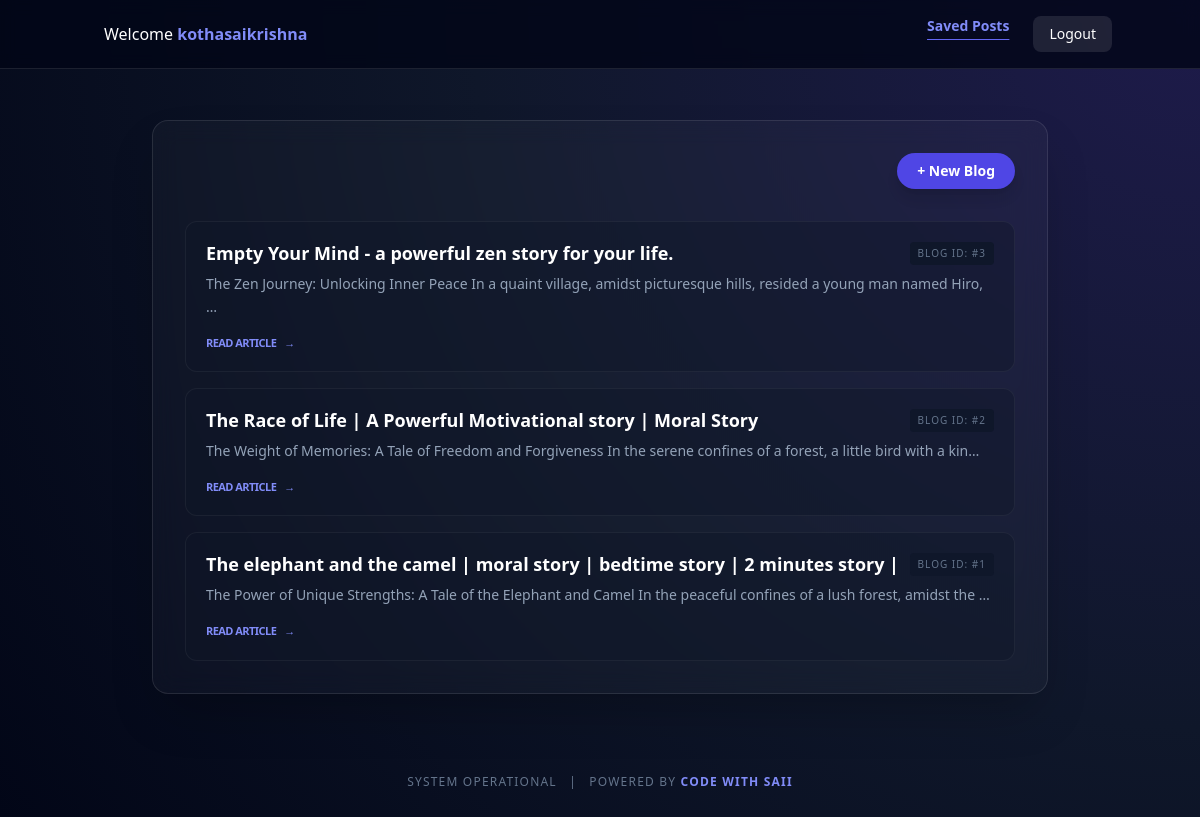
Page /blog-list/ (signed in) on the committed database.
### blog_generator/models.py (models this page shows, shortened)
class BlogPost(models.Model):
    user = models.ForeignKey(User,on_delete=models.CASCADE)
    youtube_title = models.CharField(max_length=300)
    youtube_link = models.URLField()
    generated_content = models.TextField()
    created_at = models.DateTimeField(auto_now_add=True)

### blog_generator/views.py (the view)
# urls.py: path('blog-list/',views.blog_list,name="blog-list"),
@login_required
def blog_list(request):
    blog_articles = BlogPost.objects.filter(user=request.user)
    return render(request, "all-blogs.html", {'blog_articles': blog_articles})

### templates/all-blogs.html (shortened to what this page needs)
<!DOCTYPE html>
{% load static %}
<html lang="en">
<head>
    <script src="https://cdn.tailwindcss.com"></script>
</head>
<body class="font-sans pt-[80px] antialiased">
    <nav class="fixed top-0 left-0 w-full p-4 text-white z-50">
        <div class="container mx-auto flex flex-col md:flex-row justify-between items-center gap-2">
            <div class="flex flex-col md:flex-row text-sm md:text-base gap-2 md:gap-0">
                <a href="{% url 'home' %}" class="text-white hover:text-indigo-400 transition-colors mx-2 md:mx-4">
                    Welcome <strong class="text-indigo-400">{{user.username}}</strong>
                </a>
            </div>
            <div class="flex flex-row gap-6">
                <a href="{% url 'blog-list' %}" class="text-sm font-semibold text-indigo-400 decoration-indigo-500 underline underline-offset-8">Saved Posts</a>
                <a href="{% url 'logout' %}" class="text-sm bg-white/10 px-4 py-2 rounded-lg hover:bg-white/20 transition-all">Logout</a>
            </div>
        </div>
    </nav>
    <div class="container mx-auto mt-10 px-4 pb-12">
        <div class="max-w-4xl mx-auto glass-card p-8 rounded-2xl shadow-2xl">
            <section>
                <div class="flex flex-col md:flex-row justify-between items-center mb-8 gap-4">
                    <h2 class="text-3xl font-bold logo-text">Your AI Archive</h2>
                    <a href="{% url 'home' %}" class="text-sm font-bold bg-indigo-600 hover:bg-indigo-500 text-white px-5 py-2 rounded-full transition-all shadow-lg">
                        + New Blog
                    </a>
                </div>
                <div class="grid grid-cols-1 gap-4">
                    {% if blog_articles %}
                        {% for article in blog_articles reversed %}
                        <a href="{% url 'blog-details' article.id %}" class="block group">
                            <div class="blog-tile p-5 rounded-xl">
                                <div class="flex justify-between items-start mb-2">
                                    <h3 class="text-lg font-bold text-white group-hover:text-indigo-300 transition-colors leading-tight">
                                        {{article.youtube_title}}
                                    </h3>
                                    <span class="text-[10px] text-slate-500 uppercase tracking-widest bg-slate-900 px-2 py-1 rounded">
                                        Blog ID: #{{article.id}}
                                    </span>
                                </div>
                                <p class="text-slate-400 text-sm leading-relaxed mb-4">
                                    {{article.generated_content|truncatechars:120}}
                                </p>
                                <div class="flex items-center text-[11px] font-bold text-indigo-400 uppercase tracking-tighter">
                                    Read Article <span class="ml-2 transition-transform group-hover:translate-x-1">→</span>
                                </div>
                            </div>
                        </a>
                        {% endfor %}
                    {% else %}
                        <div class="text-center py-20 bg-slate-900/20 rounded-2xl border border-dashed border-white/10">
                            <p class="text-slate-500 italic">No blog posts found yet.</p>
                            <a href="{% url 'home' %}" class="text-indigo-400 hover:underline text-sm mt-2 block">Create your first post now</a>
                        </div>
                    {% endif %}
                </div>
            </section>
        </div>
    </div>
    <footer class="text-center p-8 text-slate-500 text-xs tracking-widest uppercase">
        System Operational <span class="mx-2">|</span> Powered by <span class="text-indigo-400 font-bold">Code With Saii</span>
    </footer>
</body>
</html>

### templates/all-blogs.html (style rules this page uses)
body { background: radial-gradient(circle at top right, #1e1b4b, #0f172a, #020617); min-height: 100vh; color: #e2e8f0; }
.glass-card { background: rgba(255, 255, 255, 0.03) !important; backdrop-filter: blur(12px); -webkit-backdrop-filter: blur(12px); border: 1px solid rgba(255, 255, 255, 0.1); }
nav { background: rgba(2, 6, 23, 0.8) !important; backdrop-filter: blur(8px); border-bottom: 1px solid rgba(255, 255, 255, 0.1); }
.blog-tile { background: rgba(15, 23, 42, 0.4); border: 1px solid rgba(255, 255, 255, 0.05); transition: all 0.3s ease; }
.logo-text { background: linear-gradient(to r, #818cf8, #c084fc); -webkit-background-clip: text; -webkit-text-fill-color: transparent; }

### rows in the picture
BlogPost: youtube_title "Empty Your Mind - a powerful zen story for your life.", id "3", generated_content "The Zen Journey: Unlocking Inner Peace In a quaint village, amidst picturesque hills, resided a young man named Hiro, …"
BlogPost: youtube_title "The Race of Life | A Powerful Motivational story | Moral Story", id "2", generated_content "The Weight of Memories: A Tale of Freedom and Forgiveness In the serene confines of a forest, a little bird with a kin…"
BlogPost: youtube_title "The elephant and the camel | moral story | bedtime story | 2 minutes story |", id "1", generated_content "The Power of Unique Strengths: A Tale of the Elephant and Camel In the peaceful confines of a lush forest, amidst the …"

### other values in the picture
{{ user.username }} "kothasaikrishna"
